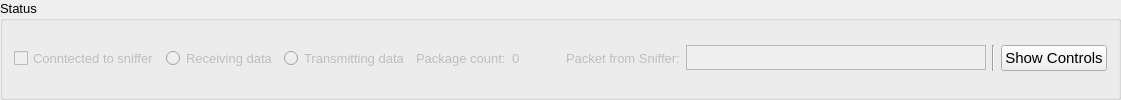
       <widget class="QGroupBox" name="groupBox_3">
        <property name="minimumSize">
         <size>
          <width>0</width>
          <height>50</height>
         </size>
        </property>
        <property name="font">
         <font>
          <pointsize>10</pointsize>
         </font>
        </property>
        <property name="title">
         <string>Status</string>
        </property>
        <layout class="QGridLayout" name="gridLayout_3">
         <property name="topMargin">
          <number>0</number>
         </property>
         <property name="bottomMargin">
          <number>1</number>
         </property>
         <item row="0" column="4">
          <widget class="QRadioButton" name="txDataRadioButton">
           <property name="enabled">
            <bool>false</bool>
           </property>
           <property name="sizePolicy">
            <sizepolicy hsizetype="Preferred" vsizetype="Preferred">
             <horstretch>0</horstretch>
             <verstretch>0</verstretch>
            </sizepolicy>
           </property>
           <property name="minimumSize">
            <size>
             <width>0</width>
             <height>20</height>
            </size>
           </property>
           <property name="font">
            <font>
             <pointsize>10</pointsize>
            </font>
           </property>
           <property name="text">
            <string>Transmitting data</string>
           </property>
           <property name="checkable">
            <bool>true</bool>
           </property>
           <property name="autoExclusive">
            <bool>true</bool>
           </property>
          </widget>
         </item>
         <item row="0" column="10">
          <widget class="QPlainTextEdit" name="snifferMsgPlainTextEdit">
           <property name="enabled">
            <bool>false</bool>
           </property>
           <property name="sizePolicy">
            <sizepolicy hsizetype="Preferred" vsizetype="Preferred">
             <horstretch>0</horstretch>
             <verstretch>0</verstretch>
            </sizepolicy>
           </property>
           <property name="minimumSize">
            <size>
             <width>300</width>
             <height>25</height>
            </size>
           </property>
           <property name="maximumSize">
            <size>
             <width>16777215</width>
             <height>25</height>
            </size>
           </property>
           <property name="font">
            <font>
             <pointsize>10</pointsize>
            </font>
           </property>
           <property name="verticalScrollBarPolicy">
            <enum>Qt::ScrollBarAlwaysOff</enum>
           </property>
           <property name="horizontalScrollBarPolicy">
            <enum>Qt::ScrollBarAlwaysOff</enum>
           </property>
          </widget>
         </item>
         <item row="0" column="2">
          <widget class="QCheckBox" name="serialConnectedCheckBox">
           <property name="enabled">
            <bool>false</bool>
           </property>
           <property name="sizePolicy">
            <sizepolicy hsizetype="Preferred" vsizetype="Preferred">
             <horstretch>0</horstretch>
             <verstretch>0</verstretch>
            </sizepolicy>
           </property>
           <property name="minimumSize">
            <size>
             <width>0</width>
             <height>20</height>
            </size>
           </property>
           <property name="font">
            <font>
             <pointsize>10</pointsize>
            </font>
           </property>
           <property name="text">
            <string>Conntected to sniffer</string>
           </property>
           <property name="checkable">
            <bool>true</bool>
           </property>
           <property name="checked">
            <bool>false</bool>
           </property>
           <property name="tristate">
            <bool>false</bool>
           </property>
          </widget>
         </item>
         <item row="0" column="9">
          <widget class="QLabel" name="label_2">
           <property name="enabled">
            <bool>false</bool>
           </property>
           <property name="sizePolicy">
            <sizepolicy hsizetype="Preferred" vsizetype="Preferred">
             <horstretch>0</horstretch>
             <verstretch>0</verstretch>
            </sizepolicy>
           </property>
           <property name="minimumSize">
            <size>
             <width>0</width>
             <height>20</height>
            </size>
           </property>
           <property name="font">
            <font>
             <pointsize>10</pointsize>
            </font>
           </property>
           <property name="text">
            <string>Packet from Sniffer:</string>
           </property>
          </widget>
         </item>
         <item row="0" column="3">
          <widget class="QRadioButton" name="rxDataRadioButton">
           <property name="enabled">
            <bool>false</bool>
           </property>
           <property name="sizePolicy">
            <sizepolicy hsizetype="Preferred" vsizetype="Preferred">
             <horstretch>0</horstretch>
             <verstretch>0</verstretch>
            </sizepolicy>
           </property>
           <property name="minimumSize">
            <size>
             <width>0</width>
             <height>20</height>
            </size>
           </property>
           <property name="font">
            <font>
             <pointsize>10</pointsize>
            </font>
           </property>
           <property name="mouseTracking">
            <bool>false</bool>
           </property>
           <property name="text">
            <string>Receiving data</string>
           </property>
           <property name="checkable">
            <bool>true</bool>
           </property>
           <property name="autoExclusive">
            <bool>true</bool>
           </property>
          </widget>
         </item>
         <item row="0" column="6">
          <widget class="QLabel" name="packageCounterLabel">
           <property name="enabled">
            <bool>false</bool>
           </property>
           <property name="sizePolicy">
            <sizepolicy hsizetype="Preferred" vsizetype="Preferred">
             <horstretch>0</horstretch>
             <verstretch>0</verstretch>
            </sizepolicy>
           </property>
           <property name="minimumSize">
            <size>
             <width>0</width>
             <height>20</height>
            </size>
           </property>
           <property name="font">
            <font>
             <pointsize>10</pointsize>
            </font>
           </property>
           <property name="text">
            <string>0</string>
           </property>
          </widget>
         </item>
         <item row="0" column="5">
          <widget class="QLabel" name="package_2">
           <property name="enabled">
            <bool>false</bool>
           </property>
           <property name="sizePolicy">
            <sizepolicy hsizetype="Preferred" vsizetype="Preferred">
             <horstretch>0</horstretch>
             <verstretch>0</verstretch>
            </sizepolicy>
           </property>
           <property name="minimumSize">
            <size>
             <width>0</width>
             <height>20</height>
            </size>
           </property>
           <property name="font">
            <font>
             <pointsize>10</pointsize>
            </font>
           </property>
           <property name="text">
            <string>Package count:</string>
           </property>
          </widget>
         </item>
         <item row="0" column="12">
          <widget class="QPushButton" name="showControlsButton">
           <property name="font">
            <font>
             <pointsize>11</pointsize>
            </font>
           </property>
           <property name="text">
            <string>Show Controls</string>
           </property>
          </widget>
         </item>
         <item row="0" column="7">
          <spacer name="horizontalSpacer_2">
           <property name="orientation">
            <enum>Qt::Horizontal</enum>
           </property>
           <property name="sizeHint" stdset="0">
            <size>
             <width>40</width>
             <height>0</height>
            </size>
           </property>
          </spacer>
         </item>
         <item row="0" column="11">
          <widget class="Line" name="line_7">
           <property name="orientation">
            <enum>Qt::Vertical</enum>
           </property>
          </widget>
         </item>
        </layout>
       </widget>
